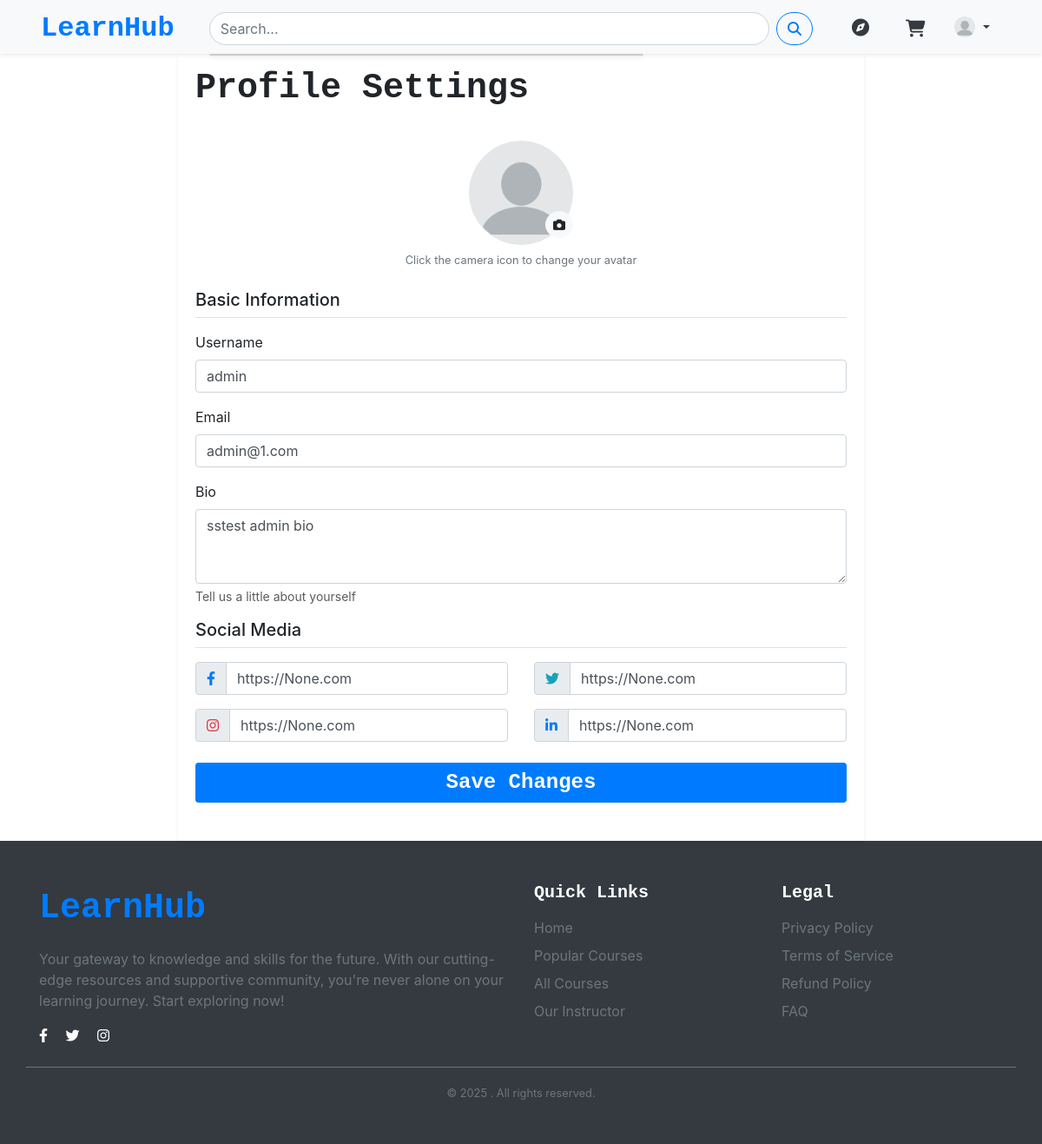
The page /users/settings/ (signed in) on the database its author committed.
### users/models.py (models this page shows, shortened)
class CustomUser(AbstractUser):
    avatar = models.ImageField(upload_to='avatars/',default='blank_profile.png',blank=True)
    bio = models.TextField(blank=True)
    email = models.EmailField(unique=True)
    username = models.CharField(max_length=30,unique=False,blank=False)
    is_instructor = models.BooleanField(default=False)
    profile_public = models.BooleanField(default=False)
    USERNAME_FIELD = 'email'
    REQUIRED_FIELDS = ['username']
    objects = CustomUserManager()
    facebook_url = models.URLField(blank=True, null=True)
    twitter_url = models.URLField(blank=True, null=True)
    instagram_url = models.URLField(blank=True, null=True)
    linkedin_url = models.URLField(blank=True, null=True)

### users/views.py (the view)
# urls.py: path('settings/', views.profile_settings, name='profile_settings'),
@login_required
def profile_settings(request):
    if request.method == 'POST':
        print("[POST]", request.POST)
        print("[FILE]", request.FILES)
        form = ProfileSettingsForm(
            data=request.POST,
            files=request.FILES,
            instance=request.user
        )
        if form.is_valid():
            form.save()
            messages.success(request, 'Profile updated successfully!', extra_tags='profile_settings')
            return redirect('profile_settings')
    else:
        form = ProfileSettingsForm(instance=request.user)
    return render(request, 'profile/profile_settings.html', {'form': form})

### users/forms.py (shortened to what this page needs)
class ProfileSettingsForm(forms.ModelForm):
    class Meta:
        model = CustomUser
        fields = [
            'avatar',
            'profile_public',
            'username',
            'bio',
            'email',
            'facebook_url',
            'twitter_url',
            'instagram_url',
            'linkedin_url'
        ]
        widgets = {
            'first_name': forms.TextInput(attrs={'class': 'form-control'}),
            'last_name': forms.TextInput(attrs={'class': 'form-control'}),
            'bio': forms.Textarea(attrs={'rows': 3, 'class': 'form-control'}),
        }

### templates/profile/profile_settings.html (shortened to what this page needs)
{% extends 'base.html' %}
{% load static %}
{% block content %}
<div class=" ">
    <div class="row justify-content-center">
        <div class="col-lg-8">
            <div class="card shadow-sm border-0">
                <div class="card-header bg-white border-0 py-3">
                    <div class="d-flex justify-content-between align-items-center flex-wrap">
                        <h1 class="mb-0 fw-bold font-monospace">Profile Settings</h1>
                    </div>
                </div>
                <div class="card-body">
                    <form id="profileForm" method="post" enctype="multipart/form-data" class="needs-validation">
                        <div class="mb-4 text-center">
                            <div class="position-relative d-inline-block">
                                {% if request.user.avatar %}
                                    <img src="{{ request.user.avatar.url }}"
                                         alt="{{ request.user.username }}"
                                         class="rounded-circle border"
                                         width="120" height="120" id="avatarPreview">
                                {% else %}
                                    <img src="{% static 'images/blank_profile.png' %}"
                                         alt="Default avatar"
                                         class="rounded-circle border"
                                         width="120" height="120" id="avatarPreview">
                                {% endif %}
                                <label for="id_avatar" class="btn btn-sm btn-light rounded-circle position-absolute bottom-0 end-0">
                                    <i class="fas fa-camera"></i>
                                </label>
                            </div>
                            <div class="small text-muted mt-2">Click the camera icon to change your avatar</div>
                        </div>
                        <div class="mb-4">
                            <h5 class="mb-3 border-bottom pb-2">Basic Information</h5>
                            <div class="mb-3">
                                <label for="id_username" class="form-label">Username</label>
                                <input type="text" name="username" id="id_username"
                                       class="form-control {% if form.username.errors %}is-invalid{% endif %}"
                                       value="{{ form.username.value|default:request.user.username }}" required>
                            </div>
                            <div class="mb-3">
                                <label for="id_email" class="form-label">Email</label>
                                <input type="email" name="email" id="id_email"
                                       class="form-control {% if form.email.errors %}is-invalid{% endif %}"
                                       value="{{ form.email.value|default:request.user.email }}" required>
                            </div>
                            <div class="mb-3">
                                <label class="form-label">Bio</label>
                                {{ form.bio }}
                                <div class="form-text">Tell us a little about yourself</div>
                            </div>
                        <div class="mb-4">
                            <h5 class="mb-3 border-bottom pb-2">Social Media</h5>
                            <div class="row g-3">
                                <div class="col-md-6">
                                    <div class="input-group">
                                        <span class="input-group-text"><i class="fab fa-facebook-f text-primary"></i></span>
                                        <input type="url" name="facebook_url" id="id_facebook_url"
                                               class="form-control" placeholder="https://facebook.com/username (Optional)"
                                               value="{{ form.facebook_url.value|default:request.user.facebook_url }}">
                                    </div>
                                </div>
                                <div class="col-md-6">
                                    <div class="input-group">
                                        <span class="input-group-text"><i class="fab fa-twitter text-info"></i></span>
                                        <input type="url" name="twitter_url" id="id_twitter_url"
                                               class="form-control" placeholder="https://twitter.com/username (Optional)"
                                               value="{{ form.twitter_url.value|default:request.user.twitter_url }}">
                                    </div>
                                </div>
                                <div class="col-md-6">
                                    <div class="input-group">
                                        <span class="input-group-text"><i class="fab fa-instagram text-danger"></i></span>
                                        <input type="url" name="instagram_url" id="id_instagram_url"
                                               class="form-control" placeholder="https://instagram.com/username (Optional)"
                                               value="{{ form.instagram_url.value|default:request.user.instagram_url }}">
                                    </div>
                                </div>
                                <div class="col-md-6">
                                    <div class="input-group">
                                        <span class="input-group-text"><i class="fab fa-linkedin-in text-primary"></i></span>
                                        <input type="url" name="linkedin_url" id="id_linkedin_url"
                                               class="form-control" placeholder="https://linkedin.com/in/username (Optional)"
                                               value="{{ form.linkedin_url.value|default:request.user.linkedin_url }}">
                                    </div>
                                </div>
                            </div>
                        </div>
                    </form>
                    <button type="submit" form="profileForm" class="btn btn-primary mx-auto w-100 fs-4 btn-sm fw-bold font-monospace">Save Changes</button>
                </div>
            </div>
        </div>
    </div>
</div>
{% endblock %}

### templates/include/nav.html (shortened to what this page needs)
{% load static%}
{% load course_extras %}
<link rel="stylesheet" href="https://cdn.jsdelivr.net/npm/bootstrap@4.4.1/dist/css/bootstrap.min.css">
<nav class="shadow-sm navbar navbar-expand-lg navbar-light bg-light shadow-sm sticky-top pt-1 pb-0">
    <div class="container-fluid mx-3 d-flex justify-content-between">
      <a class="navbar-brand mb-0 fs-2 fw-bold font-monospace text-primary" href="/"> LearnHub
      </a>
      <div class="collapse navbar-collapse" id="navbarNav">
        <div class="d-flex mx-lg-4 flex-lg-grow-1">
          <form class="w-100" role="search" method="GET" action="{% url 'search_courses' %}">
            <div class="input-group">
              <input class="form-control rounded-pill py-2 search-bar" type="search" name="q" placeholder="Search..."
                aria-label="Search">
              <button class="btn btn-outline-primary rounded-pill ms-2" type="submit">
                <i class="fas fa-search"></i>
              </button>
            </div>
            <div class="suggestions"
              style="position: absolute; z-index: 1000; background: white; border: 1px solid #ccc; width: 100%; max-width: 500px; box-shadow: 0 2px 5px rgba(0,0,0,0.1); border-radius: 5px; font-size: 14px;">
            </div>
          </form>
        </div>
        <div class="d-flex align-items-center justify-content-between">
          <a href="{% url 'course_list' %}?subject=all" class="btn btn-link text-dark mx-2 d-none d-lg-block" title="Explore">
            <i class="fas fa-compass fs-5"></i>
          </a>
          {% if user.is_authenticated %}
            <div class="d-flex">
              <a href="{% url 'view_cart' %}" class="btn btn-link text-dark position-relative mx-2" title="Cart">
                <i class="fas fa-shopping-cart fs-5 pt-1"></i>
              </a>
              <div class="dropdown">
                <a class="btn btn-link text-dark dropdown-toggle" href="#" role="button" id="userDropdown" data-bs-toggle="dropdown" aria-expanded="false">
                  <img src="{{ user.avatar.url }}" class="rounded-circle mb-1" style="width: 24px; height: 24px;">
                </a>
              </div>
            </div>
          {% else %}
            <div class="btn-group d-flex my-2" role="group">
              <a href="{% url 'login' %}" class="btn btn-outline-secondary ms-2">Login</a>
              <a href="{% url 'signup' %}" class="btn btn-dark me-2">Sign Up</a>
            </div>
          {% endif %}
        </div>
      </div>
    </div>
</nav>

### static/css/style.css (style rules this page uses)
body { box-sizing: border-box; margin: 0; padding: 0; font-family: Helvetica, Arial, sans-serif; }

### static/css/autocomplete.css (style rules this page uses)
.suggestions { position: absolute; z-index: 1000; background: rgb(27, 26, 26); border: 1px solid #111010; border-top: none; width: 100%; box-shadow: 0 2px 5px rgba(0,0,0,0.1); border-radius: 5px; border-top-left-radius: 0; border-top-right-radius: 0; font-size: 16px; max-height: 400px; overflow-y: auto; color: black; top: 100%; left: 20; }

### rows shown on the page
CustomUser: avatar (placeholder picture), user.avatar (placeholder picture), username "admin", email "admin@1.com", bio "sstest admin bio", facebook_url "https://None.com", twitter_url "https://None.com", instagram_url "https://None.com", linkedin_url "https://None.com"
